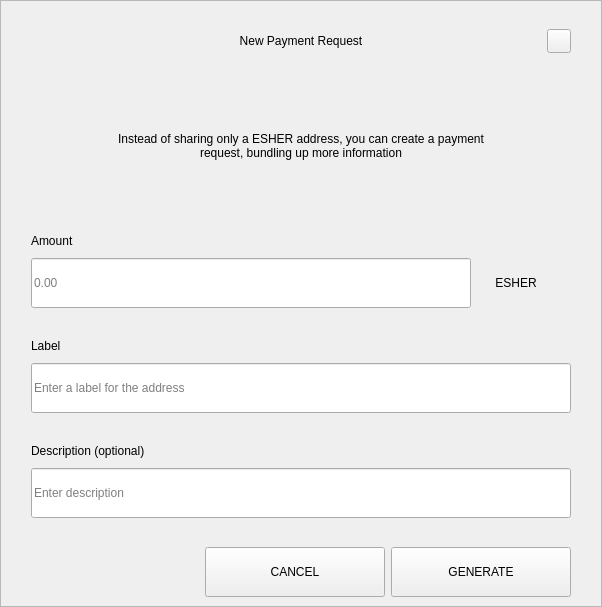
<?xml version="1.0" encoding="UTF-8"?>
<ui version="4.0">
 <class>RequestDialog</class>
 <widget class="QDialog" name="RequestDialog">
  <property name="geometry">
   <rect>
    <x>0</x>
    <y>0</y>
    <width>602</width>
    <height>607</height>
   </rect>
  </property>
  <property name="windowTitle">
   <string>Dialog</string>
  </property>
  <layout class="QVBoxLayout" name="verticalLayout_5">
   <property name="spacing">
    <number>0</number>
   </property>
   <property name="leftMargin">
    <number>0</number>
   </property>
   <property name="topMargin">
    <number>0</number>
   </property>
   <property name="rightMargin">
    <number>0</number>
   </property>
   <property name="bottomMargin">
    <number>0</number>
   </property>
   <item>
    <widget class="QFrame" name="frame">
     <property name="styleSheet">
      <string notr="true"/>
     </property>
     <property name="frameShape">
      <enum>QFrame::StyledPanel</enum>
     </property>
     <property name="frameShadow">
      <enum>QFrame::Raised</enum>
     </property>
     <layout class="QVBoxLayout" name="verticalLayout_4" stretch="1,0,0">
      <property name="spacing">
       <number>0</number>
      </property>
      <property name="leftMargin">
       <number>30</number>
      </property>
      <property name="topMargin">
       <number>20</number>
      </property>
      <property name="rightMargin">
       <number>30</number>
      </property>
      <property name="bottomMargin">
       <number>0</number>
      </property>
      <item>
       <layout class="QHBoxLayout" name="horizontalLayout_3">
        <property name="spacing">
         <number>0</number>
        </property>
        <item>
         <spacer name="horizontalSpacer_21">
          <property name="orientation">
           <enum>Qt::Horizontal</enum>
          </property>
          <property name="sizeHint" stdset="0">
           <size>
            <width>40</width>
            <height>20</height>
           </size>
          </property>
         </spacer>
        </item>
        <item>
         <widget class="QLabel" name="labelTitle">
          <property name="minimumSize">
           <size>
            <width>0</width>
            <height>40</height>
           </size>
          </property>
          <property name="maximumSize">
           <size>
            <width>16777215</width>
            <height>40</height>
           </size>
          </property>
          <property name="styleSheet">
           <string notr="true">padding-left:24px;</string>
          </property>
          <property name="text">
           <string>New Payment Request</string>
          </property>
          <property name="alignment">
           <set>Qt::AlignCenter</set>
          </property>
          <property name="margin">
           <number>7</number>
          </property>
         </widget>
        </item>
        <item>
         <spacer name="horizontalSpacer">
          <property name="orientation">
           <enum>Qt::Horizontal</enum>
          </property>
          <property name="sizeHint" stdset="0">
           <size>
            <width>40</width>
            <height>20</height>
           </size>
          </property>
         </spacer>
        </item>
        <item>
         <widget class="QPushButton" name="btnEsc">
          <property name="minimumSize">
           <size>
            <width>24</width>
            <height>24</height>
           </size>
          </property>
          <property name="maximumSize">
           <size>
            <width>24</width>
            <height>24</height>
           </size>
          </property>
          <property name="focusPolicy">
           <enum>Qt::NoFocus</enum>
          </property>
          <property name="text">
           <string/>
          </property>
         </widget>
        </item>
       </layout>
      </item>
      <item>
       <widget class="QStackedWidget" name="stack">
        <property name="minimumSize">
         <size>
          <width>540</width>
          <height>0</height>
         </size>
        </property>
        <property name="maximumSize">
         <size>
          <width>540</width>
          <height>16777215</height>
         </size>
        </property>
        <property name="currentIndex">
         <number>0</number>
        </property>
        <widget class="QWidget" name="page_1">
         <property name="minimumSize">
          <size>
           <width>540</width>
           <height>0</height>
          </size>
         </property>
         <property name="maximumSize">
          <size>
           <width>540</width>
           <height>16777215</height>
          </size>
         </property>
         <layout class="QVBoxLayout" name="layout1">
          <property name="spacing">
           <number>0</number>
          </property>
          <property name="leftMargin">
           <number>0</number>
          </property>
          <property name="topMargin">
           <number>0</number>
          </property>
          <property name="rightMargin">
           <number>0</number>
          </property>
          <property name="bottomMargin">
           <number>0</number>
          </property>
          <item>
           <spacer name="verticalSpacer_21">
            <property name="orientation">
             <enum>Qt::Vertical</enum>
            </property>
            <property name="sizeType">
             <enum>QSizePolicy::Fixed</enum>
            </property>
            <property name="sizeHint" stdset="0">
             <size>
              <width>20</width>
              <height>30</height>
             </size>
            </property>
           </spacer>
          </item>
          <item alignment="Qt::AlignHCenter">
           <widget class="QLabel" name="labelMessage">
            <property name="minimumSize">
             <size>
              <width>400</width>
              <height>50</height>
             </size>
            </property>
            <property name="text">
             <string>Instead of sharing only a ESHER address, you can create a payment request, bundling up more information</string>
            </property>
            <property name="alignment">
             <set>Qt::AlignCenter</set>
            </property>
            <property name="wordWrap">
             <bool>true</bool>
            </property>
           </widget>
          </item>
          <item alignment="Qt::AlignBottom">
           <widget class="QWidget" name="containerAmount" native="true">
            <layout class="QVBoxLayout" name="verticalLayout">
             <property name="spacing">
              <number>9</number>
             </property>
             <property name="leftMargin">
              <number>0</number>
             </property>
             <property name="topMargin">
              <number>0</number>
             </property>
             <property name="rightMargin">
              <number>0</number>
             </property>
             <property name="bottomMargin">
              <number>0</number>
             </property>
             <item>
              <widget class="QLabel" name="labelSubtitleAmount">
               <property name="minimumSize">
                <size>
                 <width>350</width>
                 <height>16</height>
                </size>
               </property>
               <property name="maximumSize">
                <size>
                 <width>16777215</width>
                 <height>16</height>
                </size>
               </property>
               <property name="text">
                <string>Amount</string>
               </property>
              </widget>
             </item>
             <item alignment="Qt::AlignTop">
              <widget class="QWidget" name="layoutAmount" native="true">
               <layout class="QHBoxLayout" name="horizontalLayout" stretch="2,0">
                <property name="spacing">
                 <number>0</number>
                </property>
                <property name="leftMargin">
                 <number>0</number>
                </property>
                <property name="topMargin">
                 <number>0</number>
                </property>
                <property name="rightMargin">
                 <number>0</number>
                </property>
                <property name="bottomMargin">
                 <number>0</number>
                </property>
                <item>
                 <widget class="QLineEdit" name="lineEditAmount">
                  <property name="minimumSize">
                   <size>
                    <width>0</width>
                    <height>50</height>
                   </size>
                  </property>
                  <property name="maximumSize">
                   <size>
                    <width>16777215</width>
                    <height>50</height>
                   </size>
                  </property>
                  <property name="placeholderText">
                   <string notr="true">0.00</string>
                  </property>
                 </widget>
                </item>
                <item>
                 <widget class="QWidget" name="comboContainer" native="true">
                  <property name="minimumSize">
                   <size>
                    <width>100</width>
                    <height>50</height>
                   </size>
                  </property>
                  <property name="maximumSize">
                   <size>
                    <width>16777215</width>
                    <height>50</height>
                   </size>
                  </property>
                  <layout class="QHBoxLayout" name="horizontalLayout_31">
                   <property name="spacing">
                    <number>0</number>
                   </property>
                   <property name="leftMargin">
                    <number>0</number>
                   </property>
                   <property name="topMargin">
                    <number>0</number>
                   </property>
                   <property name="rightMargin">
                    <number>10</number>
                   </property>
                   <property name="bottomMargin">
                    <number>0</number>
                   </property>
                   <item>
                    <widget class="QLabel" name="comboBoxCoin">
                     <property name="text">
                      <string>ESHER</string>
                     </property>
                     <property name="alignment">
                      <set>Qt::AlignCenter</set>
                     </property>
                    </widget>
                   </item>
                  </layout>
                 </widget>
                </item>
               </layout>
              </widget>
             </item>
            </layout>
           </widget>
          </item>
          <item>
           <spacer name="verticalSpacer_31">
            <property name="orientation">
             <enum>Qt::Vertical</enum>
            </property>
            <property name="sizeType">
             <enum>QSizePolicy::Fixed</enum>
            </property>
            <property name="sizeHint" stdset="0">
             <size>
              <width>20</width>
              <height>30</height>
             </size>
            </property>
           </spacer>
          </item>
          <item>
           <layout class="QVBoxLayout" name="verticalLayoutLabel">
            <property name="spacing">
             <number>9</number>
            </property>
            <item>
             <widget class="QLabel" name="labelSubtitleLabel">
              <property name="minimumSize">
               <size>
                <width>0</width>
                <height>16</height>
               </size>
              </property>
              <property name="maximumSize">
               <size>
                <width>16777215</width>
                <height>16</height>
               </size>
              </property>
              <property name="text">
               <string>Label</string>
              </property>
             </widget>
            </item>
            <item>
             <widget class="QLineEdit" name="lineEditLabel">
              <property name="minimumSize">
               <size>
                <width>0</width>
                <height>50</height>
               </size>
              </property>
              <property name="maximumSize">
               <size>
                <width>16777215</width>
                <height>50</height>
               </size>
              </property>
              <property name="placeholderText">
               <string>Enter a label for the address</string>
              </property>
             </widget>
            </item>
           </layout>
          </item>
          <item>
           <spacer name="verticalSpacer_34">
            <property name="orientation">
             <enum>Qt::Vertical</enum>
            </property>
            <property name="sizeType">
             <enum>QSizePolicy::Fixed</enum>
            </property>
            <property name="sizeHint" stdset="0">
             <size>
              <width>20</width>
              <height>30</height>
             </size>
            </property>
           </spacer>
          </item>
          <item>
           <layout class="QVBoxLayout" name="verticalLayoutDescription">
            <property name="spacing">
             <number>9</number>
            </property>
            <item>
             <widget class="QLabel" name="labelSubtitleDescription">
              <property name="minimumSize">
               <size>
                <width>0</width>
                <height>16</height>
               </size>
              </property>
              <property name="maximumSize">
               <size>
                <width>16777215</width>
                <height>16</height>
               </size>
              </property>
              <property name="text">
               <string>Description (optional)</string>
              </property>
             </widget>
            </item>
            <item>
             <widget class="QLineEdit" name="lineEditDescription">
              <property name="minimumSize">
               <size>
                <width>0</width>
                <height>50</height>
               </size>
              </property>
              <property name="maximumSize">
               <size>
                <width>16777215</width>
                <height>50</height>
               </size>
              </property>
              <property name="placeholderText">
               <string>Enter description</string>
              </property>
             </widget>
            </item>
            <item>
             <spacer name="verticalSpacer_4">
              <property name="orientation">
               <enum>Qt::Vertical</enum>
              </property>
              <property name="sizeType">
               <enum>QSizePolicy::Fixed</enum>
              </property>
              <property name="sizeHint" stdset="0">
               <size>
                <width>20</width>
                <height>20</height>
               </size>
              </property>
             </spacer>
            </item>
           </layout>
          </item>
         </layout>
        </widget>
        <widget class="QWidget" name="page_2">
         <layout class="QVBoxLayout" name="layout2">
          <item>
           <spacer name="verticalSpacer_5">
            <property name="orientation">
             <enum>Qt::Vertical</enum>
            </property>
            <property name="sizeType">
             <enum>QSizePolicy::Fixed</enum>
            </property>
            <property name="sizeHint" stdset="0">
             <size>
              <width>20</width>
              <height>50</height>
             </size>
            </property>
           </spacer>
          </item>
          <item alignment="Qt::AlignHCenter">
           <widget class="QLabel" name="labelQrImg">
            <property name="minimumSize">
             <size>
              <width>260</width>
              <height>260</height>
             </size>
            </property>
            <property name="maximumSize">
             <size>
              <width>260</width>
              <height>260</height>
             </size>
            </property>
            <property name="text">
             <string/>
            </property>
            <property name="alignment">
             <set>Qt::AlignCenter</set>
            </property>
           </widget>
          </item>
          <item>
           <spacer name="verticalSpacer_2">
            <property name="orientation">
             <enum>Qt::Vertical</enum>
            </property>
            <property name="sizeType">
             <enum>QSizePolicy::Fixed</enum>
            </property>
            <property name="sizeHint" stdset="0">
             <size>
              <width>20</width>
              <height>30</height>
             </size>
            </property>
           </spacer>
          </item>
          <item alignment="Qt::AlignHCenter">
           <widget class="QLabel" name="labelAddress">
            <property name="text">
             <string>D7VFR83SQbiezrW72hjcWJtcfip5krte2Z </string>
            </property>
           </widget>
          </item>
          <item>
           <spacer name="verticalSpacer_32">
            <property name="orientation">
             <enum>Qt::Vertical</enum>
            </property>
            <property name="sizeType">
             <enum>QSizePolicy::Expanding</enum>
            </property>
            <property name="sizeHint" stdset="0">
             <size>
              <width>20</width>
              <height>20</height>
             </size>
            </property>
           </spacer>
          </item>
          <item>
           <layout class="QHBoxLayout" name="horizontal">
            <property name="leftMargin">
             <number>20</number>
            </property>
            <property name="rightMargin">
             <number>20</number>
            </property>
            <property name="bottomMargin">
             <number>20</number>
            </property>
            <item>
             <spacer name="horizontalSpacer_4">
              <property name="orientation">
               <enum>Qt::Horizontal</enum>
              </property>
              <property name="sizeHint" stdset="0">
               <size>
                <width>40</width>
                <height>20</height>
               </size>
              </property>
             </spacer>
            </item>
            <item>
             <widget class="QPushButton" name="btnCopyAddress">
              <property name="minimumSize">
               <size>
                <width>180</width>
                <height>50</height>
               </size>
              </property>
              <property name="text">
               <string>COPY ADDRESS</string>
              </property>
             </widget>
            </item>
            <item>
             <widget class="QPushButton" name="btnCopyUrl">
              <property name="minimumSize">
               <size>
                <width>180</width>
                <height>50</height>
               </size>
              </property>
              <property name="text">
               <string>COPY URL</string>
              </property>
             </widget>
            </item>
            <item>
             <spacer name="horizontalSpacer_2">
              <property name="orientation">
               <enum>Qt::Horizontal</enum>
              </property>
              <property name="sizeHint" stdset="0">
               <size>
                <width>40</width>
                <height>20</height>
               </size>
              </property>
             </spacer>
            </item>
           </layout>
          </item>
         </layout>
        </widget>
       </widget>
      </item>
      <item>
       <widget class="QWidget" name="buttonsStack" native="true">
        <layout class="QHBoxLayout" name="horizontalLayout_5">
         <property name="leftMargin">
          <number>20</number>
         </property>
         <property name="rightMargin">
          <number>0</number>
         </property>
         <item>
          <spacer name="horizontalSpacer_41">
           <property name="orientation">
            <enum>Qt::Horizontal</enum>
           </property>
           <property name="sizeHint" stdset="0">
            <size>
             <width>40</width>
             <height>20</height>
            </size>
           </property>
          </spacer>
         </item>
         <item>
          <widget class="QPushButton" name="btnCancel">
           <property name="minimumSize">
            <size>
             <width>180</width>
             <height>50</height>
            </size>
           </property>
           <property name="focusPolicy">
            <enum>Qt::NoFocus</enum>
           </property>
           <property name="text">
            <string>CANCEL</string>
           </property>
          </widget>
         </item>
         <item>
          <widget class="QPushButton" name="btnSave">
           <property name="minimumSize">
            <size>
             <width>180</width>
             <height>50</height>
            </size>
           </property>
           <property name="focusPolicy">
            <enum>Qt::NoFocus</enum>
           </property>
           <property name="text">
            <string>GENERATE</string>
           </property>
          </widget>
         </item>
        </layout>
       </widget>
      </item>
     </layout>
    </widget>
   </item>
  </layout>
 </widget>
 <resources/>
 <connections/>
</ui>
